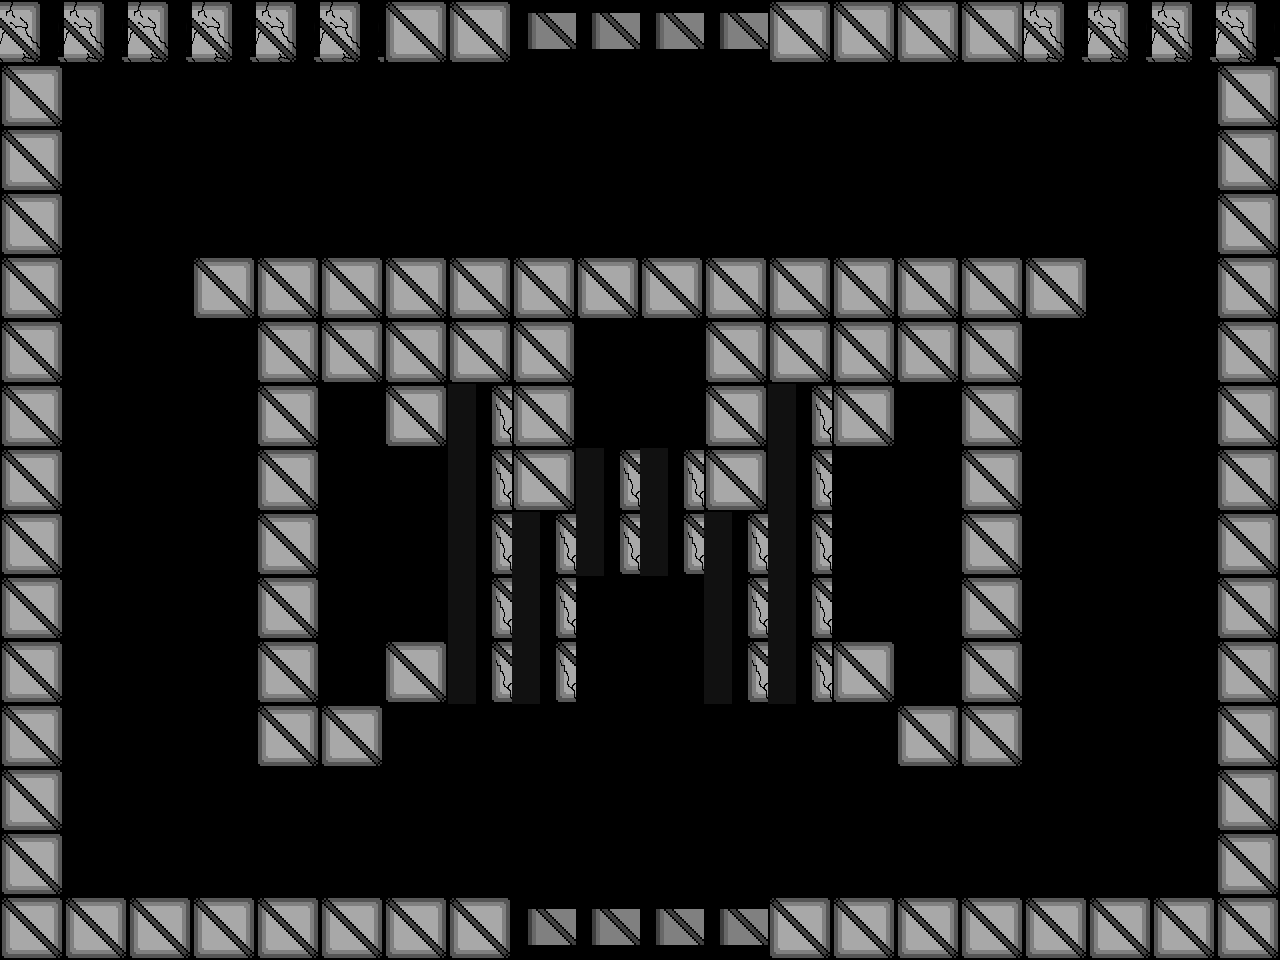

The image is a tile-based game level rendered from a .tmx file. Its description and source (layers, tilesets, objects; grid data summarised) follow:
An orthogonal 20x15 tile map with 64x64 px tiles, 1 tile layer (Tile Layer 2) and 8 objects (2x Newborn, 2x Uno, ScrollingBackground, Player, HealthUp, ...).

<map version="1.0" tiledversion="1.1.1" orientation="orthogonal" renderorder="right-down" width="20" height="15" tilewidth="64" tileheight="64" infinite="0" nextobjectid="100">
 <properties>
  <property name="assassin" value="assets/assasin_rightLeftSpritesheet.png" />
  <property name="backgroundEasy" value="assets/backgroundEasy.png" />
  <property name="backgroundHard" value="assets/backgroundHard.png" />
  <property name="backgroundMedium" value="assets/backgroundMedium.png" />
  <property name="boss" value="assets/boss.png" />
  <property name="bossexplosion" value="assets/bossexplosion.png" />
  <property name="damageUp" value="assets/metalBoxCoin.png" />
  <property name="explosion" value="assets/explosion.png" />
  <property name="firingRateUp" value="assets/metalBoxCoin.png" />
  <property name="healthUp" value="assets/metalBoxHeart.png" />
  <property name="largeexplosion" value="assets/largeexplosion.png" />
  <property name="loading" value="assets/loading.png" />
  <property name="moveSpeedUp" value="assets/metalBoxCoin.png" />
  <property name="newborn" value="assets/newborn_spritesheet(h54_w62).png" />
  <property name="player" value="assets/playerSpriteSheetTemp.png" />
  <property name="reward" value="assets/reward1.png" />
  <property name="smallexplosion" value="assets/smallexplosion.png" />
  <property name="uno" value="assets/uno_Static.png" />
 </properties>
 <tileset firstgid="1" name="blocks1" tilewidth="64" tileheight="64" tilecount="14" columns="14">
  <image source="blocks1.png" width="900" height="64" />
 </tileset>
 <objectgroup color="#00ff00" name="Object Layer 1">
  <object id="59" name="Background" type="ScrollingBackground" x="0" y="0" width="64" height="64">
   <properties>
    <property name="numFrames" value="1" />
    <property name="textureHeight" value="960" />
    <property name="textureID" value="backgroundEasy" />
    <property name="textureWidth" value="1280" />
   </properties>
  </object>
  <object id="55" name="Player1" type="Player" x="624.484" y="620.701" width="34" height="64">
   <properties>
    <property name="numFrames" value="6" />
    <property name="textureHeight" value="60" />
    <property name="textureID" value="player" />
    <property name="textureWidth" value="34" />
   </properties>
  </object>
  <object id="63" name="HealthUp" type="HealthUp" x="608.673" y="347.818" width="64" height="64">
   <properties>
    <property name="numFrames" value="1" />
    <property name="textureHeight" value="64" />
    <property name="textureID" value="healthUp" />
    <property name="textureWidth" value="64" />
   </properties>
  </object>
  <object id="89" name="Assassin1" type="Assassin" x="586.075" y="127.47" width="99" height="99">
   <properties>
    <property name="numFrames" value="4" />
    <property name="textureHeight" value="100" />
    <property name="textureID" value="assassin" />
    <property name="textureWidth" value="100" />
   </properties>
  </object>
  <object id="92" name="Newborn1" type="Newborn" x="343.908" y="515.061" width="62" height="54">
   <properties>
    <property name="numFrames" value="2" />
    <property name="textureHeight" value="54" />
    <property name="textureID" value="newborn" />
    <property name="textureWidth" value="62" />
   </properties>
  </object>
  <object id="94" name="Uno1" type="Uno" x="1138.81" y="446.499" width="39" height="51">
   <properties>
    <property name="numFrames" value="2" />
    <property name="textureHeight" value="51" />
    <property name="textureID" value="uno" />
    <property name="textureWidth" value="39" />
   </properties>
  </object>
  <object id="98" name="Uno1" type="Uno" x="103.167" y="477.167" width="39" height="51">
   <properties>
    <property name="numFrames" value="2" />
    <property name="textureHeight" value="51" />
    <property name="textureID" value="uno" />
    <property name="textureWidth" value="39" />
   </properties>
  </object>
  <object id="99" name="Newborn1" type="Newborn" x="870.333" y="514.333" width="62" height="54">
   <properties>
    <property name="numFrames" value="2" />
    <property name="textureHeight" value="54" />
    <property name="textureID" value="newborn" />
    <property name="textureWidth" value="62" />
   </properties>
  </object>
 </objectgroup>
 <layer name="Tile Layer 2" width="20" height="15">
  <properties>
   <property name="collidable" value="" />
  </properties>
  <data>[300 cells, 132 non-empty, 4 distinct tile ids]</data>
 </layer>
</map>
